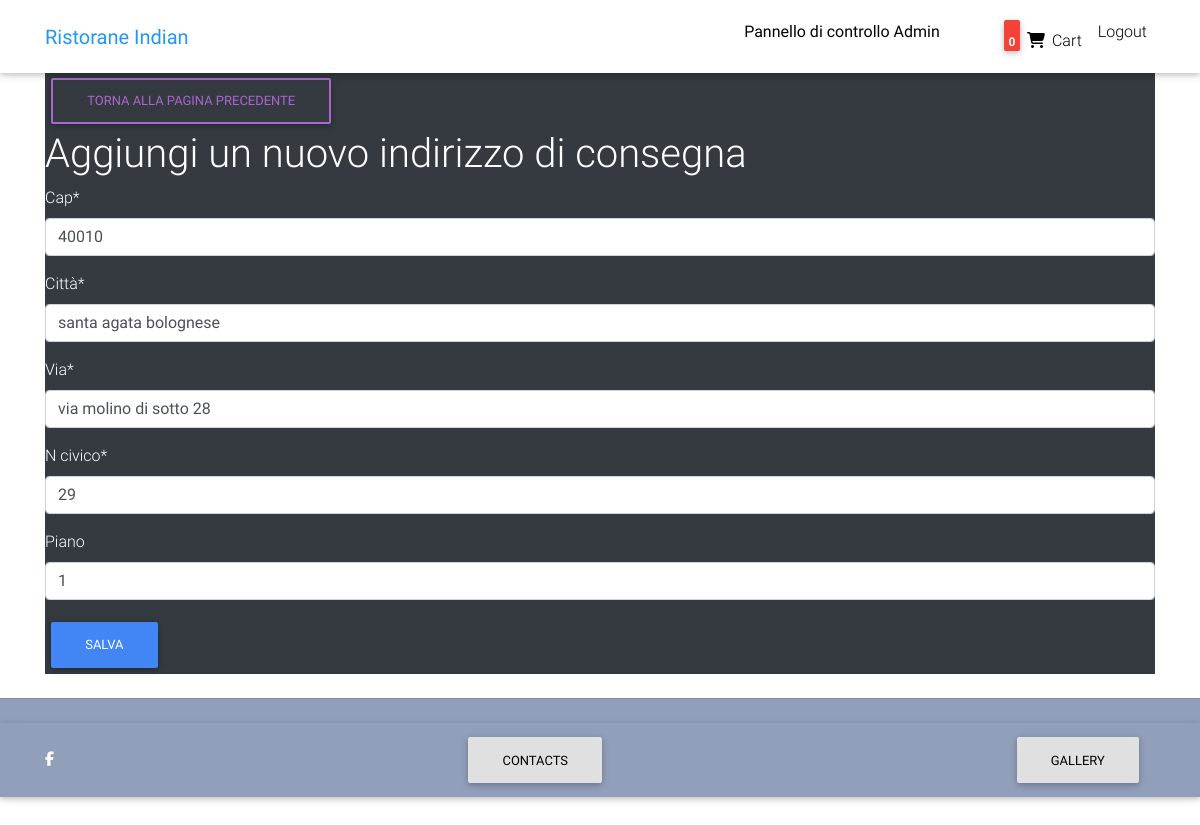
/address/44/change (signed in), run on the app's committed database.
### utente/models.py (models this page shows, shortened)
class User(AbstractBaseUser):
    username=models.CharField(_('username'), max_length=30, blank=True)
    email = models.EmailField(
        verbose_name=_('email address'), max_length=255, unique=True
    )
    first_name = models.CharField(_('first name'), max_length=30, blank=True)
    last_name = models.CharField(_('last name'), max_length=150, blank=True)
    is_active = models.BooleanField(default=True)
    staff = models.BooleanField(default=False)  # a admin utente; non super-utente
    admin = models.BooleanField(default=False)  # a superuser
    is_restaurateur = models.BooleanField(default=False)
    date_joined = models.DateTimeField(
        _('date joined'), default=timezone.now
    )
    objects = UserManager()
    USERNAME_FIELD = 'email'
    REQUIRED_FIELDS = ['first_name', 'last_name']
    @property
    def is_admin_p(self):
        return self.admin

### core/models.py (models this page shows, shortened)
class Address(models.Model):
    user = models.ForeignKey(User, on_delete=models.CASCADE, null=True)
    cap = models.CharField(max_length=5)
    città = models.CharField(max_length=50)
    via = models.CharField(max_length=50)
    n_civico = models.CharField(max_length=10)
    piano = models.CharField(max_length=30, blank=True)
    address_type = models.CharField(max_length=1, choices=ADDRESS_CHOICES)
    default = models.BooleanField(default=False)
    class Meta:
        verbose_name_plural = 'Addresses'

### core/views.py (the view, shortened to what this page needs)
# urls.py: path('address/<int:pk>/change', views.AddressChange.as_view(), name='address-change'),
@method_decorator(login_required, name='dispatch')
class AddressChange(UpdateView):
    model = Address
    template_name = 'address_add.html'
    form_class = AddressForm
    success_url = reverse_lazy('core:profile')
    def get_context_data(self, **kwargs):
        user=self.request.user
        addr=self.object
        context = super().get_context_data(**kwargs)
        get_object_or_404(Profile, user=user, address=addr)
        return context

### core/forms.py
class AddressForm(forms.ModelForm):
    helper = FormHelper()
    helper.form_id = 'profile_crispy_form'
    helper.form_method = 'POST'
    helper.add_input(Submit('submit', 'Salva'))
    class Meta:
        model = Address
        fields = ('cap','città','via','n_civico','piano')

### core/templatetags/cart_template_tags.py (called while the page is built)
@register.filter
def cart_item_count(user):
    if user.is_authenticated:
        qs = Order.objects.filter(user=user, ordered=False)
        if qs.exists():
            return qs[0].items.count()
    return 0

### templates/address_add.html (shortened to what this page needs)
{% extends 'base.html' %}#
{% load static %}
{% load crispy_forms_tags %}
{% block content %}
<div class="container">
    <div class="table-dark">
    <button class="btn btn-outline-secondary" onclick="window.history.go(-1);">Torna alla pagina precedente</button>
    <h1>Aggiungi un nuovo indirizzo di consegna</h1>
    {% crispy form %}
    </div>
</div>
{% endblock %}

### templates/navbar.html (shortened to what this page needs)
{% load cart_template_tags %}
<nav class="navbar fixed-top navbar-expand-lg navbar-light white scrolling-navbar">
    <div class="container">
        <a class="navbar-brand waves-effect my-2-5 " href="/">
            <strong class="blue-text">Ristorane Indian</strong>
        </a>
        <div class="collapse navbar-collapse" id="navbarSupportedContent">
            <ul class="navbar-nav nav-flex-icons">
                {% if user.is_authenticated %}
                    {% if user.is_restaurateur %}
                        {% block table_after %}
                            {% if user.is_authenticated %}
                                <a class="btn btn-primary" href="{% url 'core:profile' %}"><i class='fas fa-plus mr-1'></i>Gestione Prenotazione</a>
                                <a class="btn btn-primary" href="{% url 'core:item-add' %}"><i class='fas fa-plus mr-1'></i>Aggiungi Prodotto</a>
                                <a class="btn btn-primary" href="{% url 'core:order-conf' %}"><i class='fas fa-plus mr-1'></i>Gestione</a>
                                <a class="btn btn-primary" href="/admin" id="id_btn_home"><b>Pannello di controllo Proopetario </b></a>
                            {% endif %}
                        {% endblock %}
                    {% elif user.is_admin_p %}
                        <li class="nav-item ">
                            <a class="nav-link waves-effect" href="/admin" id="id_btn_home"><b>Pannello di controllo Admin</b></a>
                        </li>
                    {% endif %}
                {% endif %}
                {% if request.user.is_authenticated %}
                    {% if user.is_restaurateur %}
                          <li class="nav-item">
                        <a class="nav-link waves-effect pb-3 " href="{% url 'core:logout' %}">
                            <span class="clearfix d-none d-sm-inline-block pt-md-3"> Logout </span>
                        </a>
                    </li>
                          {% else %}
                        <li class="nav-item pl-5">
                        <a href="{% url 'core:order-summary' %}" class="nav-link waves-effect">
                            <span class="badge red z-depth-1 pt-md-3 "> {{ request.user|cart_item_count }} </span>
                            <i class="fas fa-shopping-cart"></i>
                            <span class="clearfix d-none d-sm-inline-block"> Cart </span>
                        </a>
                    </li>
                    <li class="nav-item">
                        <a class="nav-link waves-effect pb-lg-3-3 " href="{% url 'core:logout' %}">
                            <span class="clearfix d-none d-sm-inline-block "> Logout </span>
                        </a>
                    </li>
                      {% endif %}
                {% endif %}
            </ul>
        </div>
    </div>
</nav>

### templates/base.html (style rules this page uses)
html, body, .carousel { height: 60vh; }
@media (max-width: 1740px) { html, body, .carousel { height: 100vh; } }
body { background-image: url('https://www.pavillondesrives.ch/wp-content/uploads/2017/06/DJI_0018c.jpg '); }
@media (min-width: 800px) and (max-width: 1850px) { html, body, .carousel { height: 100vh; } }

### data on the page
User: user|cart_item_count "0"
Address: cap "40010", città "santa agata bolognese", via "via molino di sotto 28", n_civico "29", piano "1"
